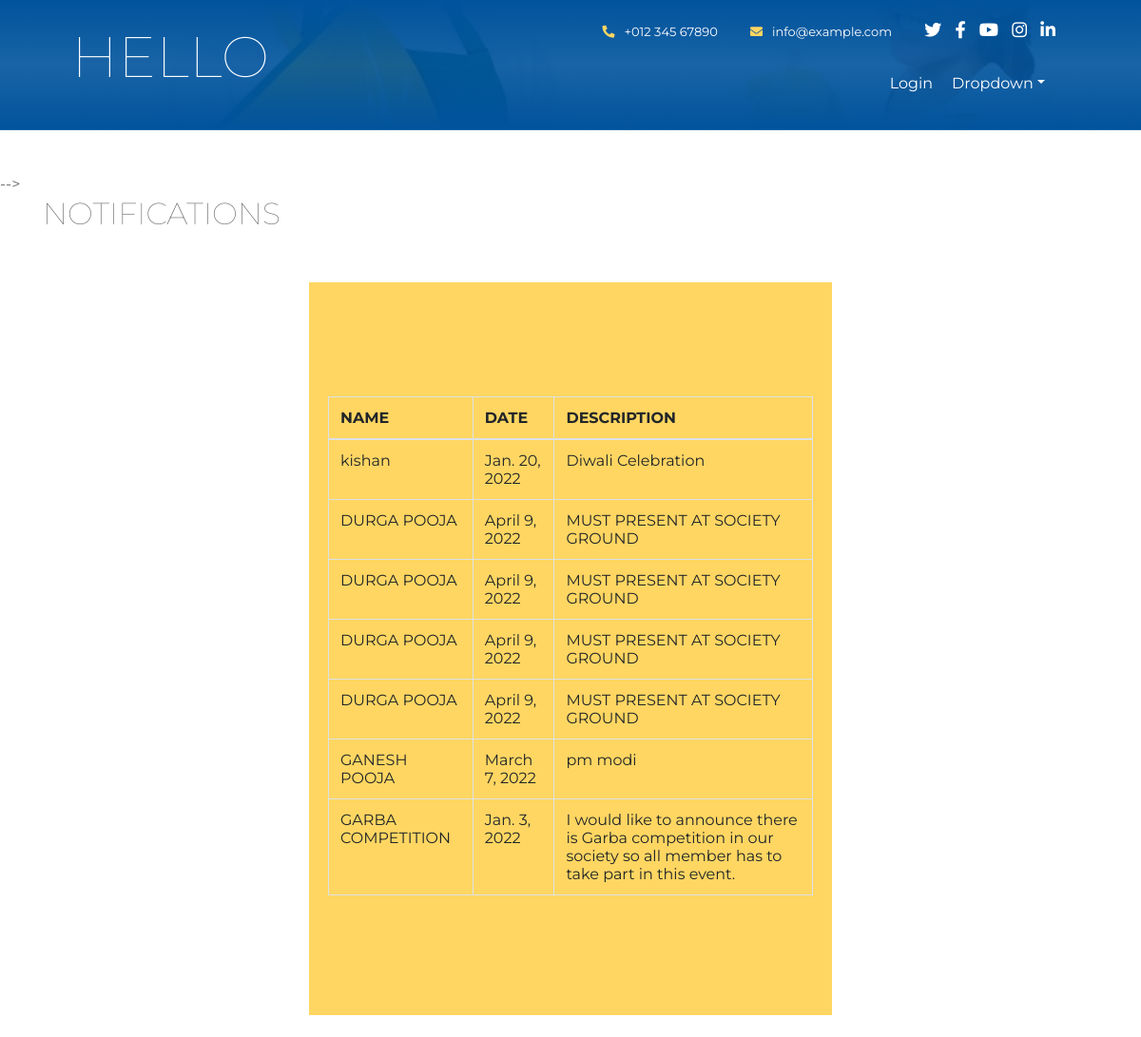
Page /note/ (upper part) on the earlier database version.
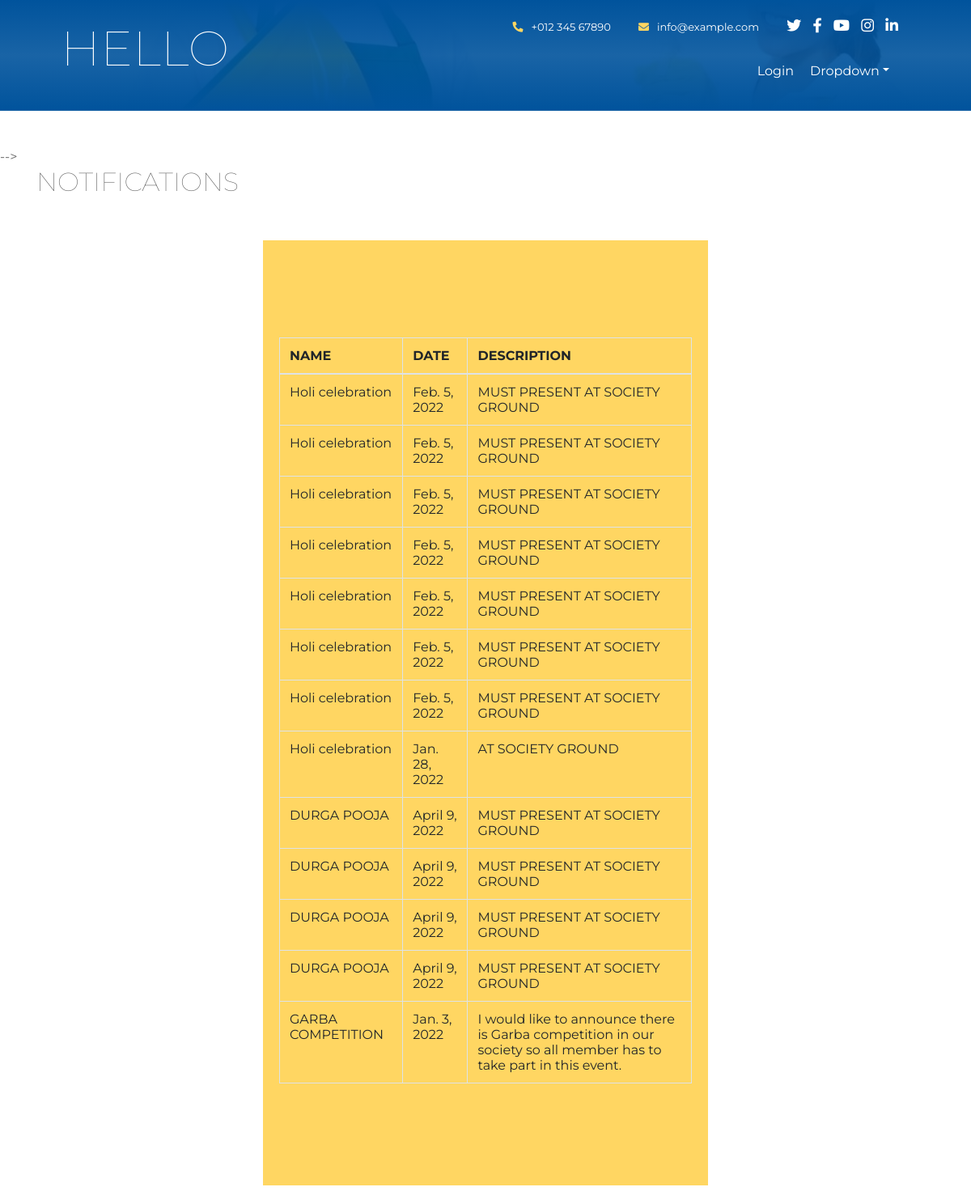
Same page on the later database version.
### myapp/models.py (models this page shows, shortened)
class Notifications(models.Model):
    name= models.CharField(max_length=50)
    date=models.DateField()
    disc=models.TextField(max_length=150)

### memberapp/views.py (the view)
# urls.py: path('note/',views.note,name='note'),
def note(request):
    s=m.Notifications.objects.all()[::-1]
    return render(request,'note.html',{'s':s})

### memberapp/templates/note.html (shortened to what this page needs)
{% extends 'headers.html' %}
{% load static %}
{% block content %}
<!DOCTYPE html>
<html lang="en">
  <head>
    <link
      href="https://stackpath.bootstrapcdn.com/bootstrap/4.4.1/css/bootstrap.min.css"
      rel="stylesheet"
    />
    <link
      href="https://cdnjs.cloudflare.com/ajax/libs/font-awesome/5.10.0/css/all.min.css"
      rel="stylesheet"
    />
    <link
      href="{% static 'lib/owlcarousel/assets/owl.carousel.min.css' %}"
      rel="stylesheet"
    />
    <link
      href="{% static 'lib/lightbox/css/lightbox.min.css' %}"
      rel="stylesheet"
    />
    <link href="{% static 'css/style.css' %}" rel="stylesheet" /> -->
  </head>
  <body>
    <div class="wrapper">
        <div class="container">
          <div class="row">
            <div class="col-12">
              <h2>NOTIFICATIONS</h2>
            </div>
          </div>
        </div>
      </div>
      <div class="contact">
        <div class="section-header">
      <div class="page-header">
          <div class="card-body">
            <div class="table-responsive">
              <table
                class="table table-bordered"
                id="dataTable"
                width="100%"
                cellspacing="0"
              >
                <thead>
                  <tr>
                    <th>NAME</th>
                    <th>DATE </th>
                    <th>DESCRIPTION</th>
                  </tr>
                  </div>
                <tbody>
                  {% for two in s %}
                    <tr>
                        <td>{{two.name}}</td>
                        <td>{{two.date}}</td>
                        <td>{{two.disc}}</td>
                    </tr>
                    {% endfor %}
                </tbody>
            </div>
          </div>
        </div>
      </div>
    </body>
    </html>
{% endblock %}

Differences in the rows shown:
removed Notifications: name "kishan", date "Jan. 20, 2022", disc "Diwali Celebration"
removed Notifications: name "GANESH POOJA", date "March 7, 2022", disc "pm modi"
added Notifications: name "Holi celebration", date "Feb. 5, 2022", disc "MUST PRESENT AT SOCIETY GROUND"
added Notifications: name "Holi celebration", date "Feb. 5, 2022", disc "MUST PRESENT AT SOCIETY GROUND"
added Notifications: name "Holi celebration", date "Feb. 5, 2022", disc "MUST PRESENT AT SOCIETY GROUND"
added Notifications: name "Holi celebration", date "Feb. 5, 2022", disc "MUST PRESENT AT SOCIETY GROUND"
added Notifications: name "Holi celebration", date "Feb. 5, 2022", disc "MUST PRESENT AT SOCIETY GROUND"
added Notifications: name "Holi celebration", date "Feb. 5, 2022", disc "MUST PRESENT AT SOCIETY GROUND"
added Notifications: name "Holi celebration", date "Feb. 5, 2022", disc "MUST PRESENT AT SOCIETY GROUND"
added Notifications: name "Holi celebration", date "Jan. 28, 2022", disc "AT SOCIETY GROUND"
